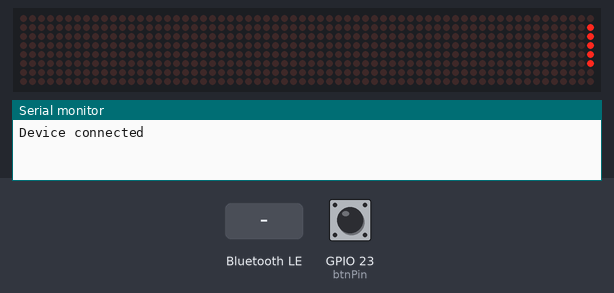
The sketch below on a simulated ESP32. On the bench: 64×8 LED matrix, the last lines printed to the serial monitor. Inputs (shaded band) come from the test bench; at power-on: GPIO 23 (btnPin) HIGH. Nothing arrives over Bluetooth unless stated; a phone connects over Bluetooth LE 3 s after start.

Above: at 3.15 s.
At 3.6 s:
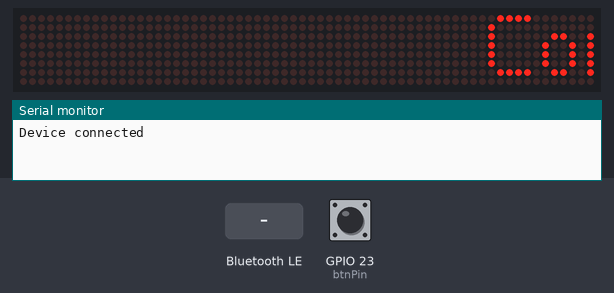
3.7 s: Bluetooth LE write "1" received
At 6.3 s:
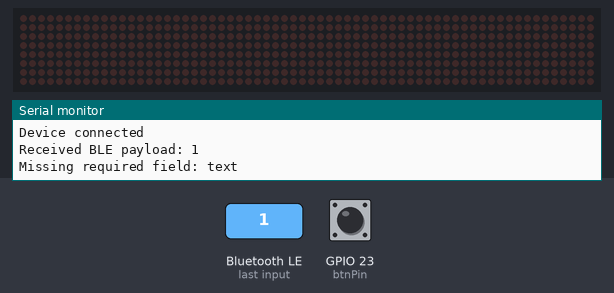
Timing chart, 0 to 7.8 s (numbered marks = the images above; inputs shaded):
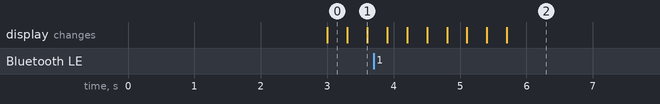

The sketch:

bluetooth_connection.ino
```cpp
#include "MD_Parola.h"
#include "MD_MAX72XX.h"
#include "SPI.h"

#include <BLEDevice.h>
#include <BLEUtils.h>
#include <BLEServer.h>

#include <ArduinoJson.h>

#define HARDWARE_TYPE MD_MAX72XX::FC16_HW
#define MAX_DEVICES 8

// Come back and change later?
#define SERVICE_UUID        "6da6814e-13a5-4144-96a0-6db8d3b343c9"
#define CHARACTERISTIC_UUID "82b3bdc2-ccf2-4063-b820-9a66322f8234"

// Define pins
const int dataPin = 15;
const int csPin = 2;
const int clkPin = 4;
const int btnPin = 23;

String currentMessage = "Booting!";
uint16_t numScrolls = 1;
uint16_t completedScrolls = 0;
uint16_t currentPause = 0;
uint16_t currentSpeed = 25;
bool scrolling = false;
bool incomingMessage = false;

// Bluetooth variables
uint16_t connectionId = 0;
bool deviceConnected = false;
bool oldDeviceConnected = false;
BLEServer *pServer;

// Callback for bluetooth message to display
class DisplayCallbacks : public BLECharacteristicCallbacks {
  void onWrite(BLECharacteristic *pCharacteristic) override {
    String payload = pCharacteristic->getValue();

    if (payload.length() == 0) return;

    Serial.print("Received BLE payload: ");
    Serial.println(payload);

    StaticJsonDocument<256> doc;
    DeserializationError error = deserializeJson(doc, payload);

    if (error) {
      Serial.print("JSON parse failed: ");
      Serial.println(error.c_str());
      return;
    }

    // Required field: text
    if (!doc["text"].is<const char*>()) {
      Serial.println("Missing required field: text");
      return;
    }

    currentMessage = String(doc["text"].as<const char*>());

    // Handle other fields
    numScrolls = max(1, doc["repeat"] | 1);
    currentPause = max(0, doc["pause"] | 0);
    currentSpeed = max(1, doc["speed"] | 25);

    completedScrolls = 0;
    incomingMessage = true;

    Serial.print("Received BLE message: ");
    Serial.println(currentMessage);
  }
};

void resetWithMessage(String message) {
  currentMessage = message;
  numScrolls = 1;
  completedScrolls = 0;
  currentPause = 0;
  currentSpeed = 25;
  scrolling = false;
  incomingMessage = true;
}

class DisplayServerCallbacks : public BLEServerCallbacks {
  void onConnect(BLEServer* pServer, esp_ble_gatts_cb_param_t* param) override {
    deviceConnected = true;
    connectionId = param->connect.conn_id;
    resetWithMessage("Connected");
    Serial.println("Device connected");
  }

  void onDisconnect(BLEServer* pServer) override {
    deviceConnected = false;
    resetWithMessage("Disconnected");
    Serial.println("Device disconnected");
  }
};

class Button {
  int pin;
  bool isPressed;
  unsigned long lastPressed;

  public:
    Button(int buttonPin) {
      pin = buttonPin;
    }

    void begin() {
      pinMode(pin, INPUT_PULLUP);
    }

    bool isReset() {
      // Check if currently pressed
      if (digitalRead(pin) == LOW) {
        // If was already pressed, check if 5 seconds have passed. If not previously pressed, reset time
        unsigned long curTime = millis();
        if (isPressed) {
          if (curTime - lastPressed >= 5000) {
            isPressed = false;
            return true;
          }
        } else {
          isPressed = true;
          lastPressed = curTime;
        }
      } else {
        isPressed = false;
      }
      return false;
    }
};

class LedMatrix {
  MD_Parola display;
  char messageBuffer[300]; // Message buffer to persist message while scrolling

  public:
    LedMatrix(uint8_t dataPin, uint8_t clkPin, uint8_t csPin)
      : display(HARDWARE_TYPE, dataPin, clkPin, csPin, MAX_DEVICES) {}

    void begin() {
      display.begin();
      display.setIntensity(8);
      display.displayClear();
      display.setTextAlignment(PA_RIGHT);
    }

    // Scrolls 'message' at 'speed' with 'pause' in between
    void startScroll(const String& message, uint16_t speed, uint16_t pause) {
      message.toCharArray(messageBuffer, sizeof(messageBuffer));
      display.displayClear();
      display.displayText(messageBuffer, PA_LEFT, speed, pause, PA_SCROLL_LEFT, PA_SCROLL_LEFT);
    }

    // Returns true if the display is animating
    bool animate() {
      return display.displayAnimate();
    }

    // Resets display
    void reset() {
      display.displayReset();
    }

    // Clears display
    void clear() {
      display.displayClear();
    }
};

Button universalBtn(btnPin);
LedMatrix ledDisplay(dataPin, clkPin, csPin);

void setup() {
  Serial.begin(9600);
  ledDisplay.begin(); // Start LED

  universalBtn.begin();

  // Begin BLE connection
  BLEDevice::init("CarDisplay");
  pServer = BLEDevice::createServer();
  pServer->setCallbacks(new DisplayServerCallbacks());


  BLEService *pService = pServer->createService(SERVICE_UUID);

  BLECharacteristic *pCharacteristic = pService->createCharacteristic(
                                         CHARACTERISTIC_UUID,
                                         BLECharacteristic::PROPERTY_WRITE
                                       );

  pCharacteristic->setCallbacks(new DisplayCallbacks());
  pCharacteristic->setValue("");
  pService->start();

  BLEAdvertising *pAdvertising = pServer->getAdvertising();
  pAdvertising->addServiceUUID(SERVICE_UUID);
  pAdvertising->setScanResponse(true);
  pAdvertising->start();
}

void loop() {
  // Check if reset button held
  if (universalBtn.isReset()) {
    if (deviceConnected) {
      pServer->disconnect(connectionId);
    }
  }

  // Just disconnected
  if (!deviceConnected && oldDeviceConnected) {
    delay(200); // Delay is fine here
    BLEDevice::startAdvertising();
    Serial.println("Restarted advertising");
    oldDeviceConnected = deviceConnected;
  }

  // Just connected
  if (deviceConnected && !oldDeviceConnected) {
    oldDeviceConnected = deviceConnected;
  }

  // Wait for current scroll to finish before displaying new message
  if (incomingMessage && !scrolling) {
    completedScrolls = 0;
    ledDisplay.startScroll(currentMessage, currentSpeed, currentPause);
    incomingMessage = false;
    scrolling = true;
  }
  else if (scrolling) {
    if (ledDisplay.animate()) {
      completedScrolls++;

      // Reset once we've completed all scrolls
      if (completedScrolls < numScrolls) {
        ledDisplay.reset();
      } else {
        ledDisplay.clear();
        scrolling = false;
      }
    }
  }
}
```
